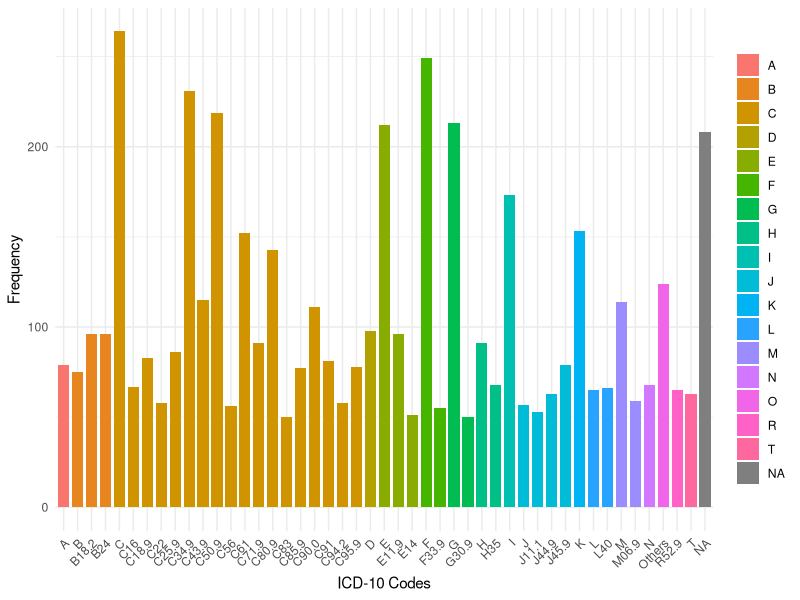

Reproduce this figure in R.
#Clear workspace
rm(list = ls(all.names = TRUE))

#Packages
library(readxl)
library(dplyr)
library(sjmisc)
library(ggplot2)

#Import Data Set
getwd()
#if wd is (...)/Research, use Data/Preliminary_Data.xlsx . Otherwise, use Preliminary_Data.xlsx.
Data<-read_xlsx('Data/Prelimenary_Data.xlsx')

#ICD Data Frame
.ICD_Codes <- data.frame(doc_id = Data$Id, code = Data$`ICD-10 Code`, success = Data$`Trial Success`)

#Count Codes
Code_Counts <- dplyr::count(.ICD_Codes, code, sort=FALSE)

#Overall Results
Overall_Results <- data.frame(1)

.Termination <- dplyr::count(Data, Terminated)
Overall_Results$Tot_perc_term <- (.Termination$n[[2]]/(.Termination$n[[1]]+.Termination$n[[2]]))*100

Overall_Results$X1 <- NULL

.succes_overall <-dplyr::count(.ICD_Codes, success)
Overall_Results$Tot_perc_suc <- ((.succes_overall$n[[3]]/(.succes_overall$n[[2]]+.succes_overall$n[[3]]))*100)

.randomised_overall <- dplyr::count(Data, Randomized)
Overall_Results$Tot_perc_rand <- ((.randomised_overall$n[[2]]/(.randomised_overall$n[[1]]+.randomised_overall$n[[2]]))*100)

.single_overall <- dplyr::count(Data, Single_Blind)
Overall_Results$Tot_perc_single <- ((.single_overall$n[[2]]/(.single_overall$n[[1]]+.single_overall$n[[2]]))*100)

.double_overall <- dplyr::count(Data, Double_Blind)
Overall_Results$Tot_perc_double <- ((.double_overall$n[[2]]/(.double_overall$n[[1]]+.double_overall$n[[2]]))*100)

.triple_overall <- dplyr::count(Data, Triple_blind)
Overall_Results$Tot_perc_triple <- ((.triple_overall$n[[2]]/(.triple_overall$n[[1]]+.triple_overall$n[[2]]))*100)

Overall_Results$Tot_perc_blind <- Overall_Results$Tot_perc_triple + Overall_Results$Tot_perc_double + Overall_Results$Tot_perc_single

.control_overall <- dplyr::count(Data, Controlled)
Overall_Results$Tot_perc_control <- ((.control_overall$n[[2]]/(.control_overall$n[[1]]+.control_overall$n[[2]]))*100)

#Get codes with sufficient trials
Sufficient_Base <- subset(Code_Counts, n >= 50)

#Group insufficient cases on first three characters
.old <- Code_Counts$code[1]
.nums <- 0
.total <- 0
group_names <- rep(NA, nrow(Code_Counts))
.treshhold <- 50

Grouped_Codes <- data.frame(matrix(ncol = 2, nrow = 0))
.x <- c("group", "total")
colnames(Grouped_Codes) <- .x

  #go trough each element
for(i in 2:(nrow(Code_Counts))){
  if(Code_Counts$n[i] < .treshhold && Code_Counts$n[i-1] < .treshhold){
    #check if code is similar as the one above it
    if( str_contains(Code_Counts$code[i], substr(.old, 0, 3)) ){
      # if it is the first element that is similar also take the one above
      if (.nums == 0){
        .total = .total + Code_Counts$n[i-1]
        group_names[i-1] = substr(.old, 0, 3)
      }
      
      group_names[i] = substr(.old, 0, 3)
      .total = .total + Code_Counts$n[i]
      .nums = .nums + 1
    }
    else{
      if (.nums != 0){
        y <- data.frame(group=substr(.old, 0, 3), .total = .total)
        Grouped_Codes <- rbind(Grouped_Codes, y)
      }
      #Reset Variables
      .nums = 0
      .total = 0
      
      #Add standard name to the group
      group_names[i] = Code_Counts$code[i]
      #Current code in old variable for use in the next loop
      .old = Code_Counts$code[i]
      
    }
  }
  if(is.na(group_names[i])){
    group_names[i] = Code_Counts$code[i]
  }
}
#If, after original grouping, the group size is still smaller than treshhold: replace group with just the first letter
for(i in 1:(nrow(Grouped_Codes))){
  if(Grouped_Codes$.total[i]<.treshhold){
    Grouped_Codes$group[i] = substr(Grouped_Codes$group[i], 0, 1)
  }
}
#group Grouped_Codes to sum together all entries by group
Grouped_Codes = aggregate(Grouped_Codes$.total, by=list(Category = Grouped_Codes$group), FUN=sum)
colnames(Grouped_Codes) <- .x

#group everything that's still too small
for(i in 1:(nrow(Grouped_Codes))){
  if(Grouped_Codes$total[i]<.treshhold){
    Grouped_Codes$group[i] = "Others"
  }
}
Grouped_Codes = aggregate(Grouped_Codes$total, by=list(Category = Grouped_Codes$group), FUN=sum)
colnames(Grouped_Codes) <- .x

#put groupname
Code_Counts$groups=group_names

#combine Sufficient_base with Grouped_codes
colnames(Sufficient_Base)<-colnames(Grouped_Codes)
All_Groups <- rbind(Grouped_Codes, Sufficient_Base)

#plot code occurrence
ggplot(data=All_Groups, aes(x=group, y=total, fill=substr(group, 0, 1))) + 
  geom_bar(stat='identity', width = 0.8) + 
  theme_minimal() + 
  xlab ("ICD-10 Codes") + 
  ylab ("Frequency") + 
  theme(axis.text.x = element_text(angle = 45, vjust = 1, hjust = 1)) +
  theme(legend.title = element_blank())
  theme(legend.position = "none")
